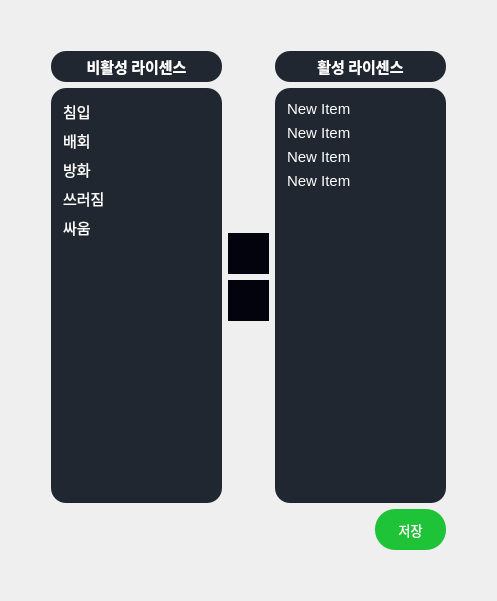
                <widget class="QWidget" name="license_page">
                 <layout class="QHBoxLayout" name="horizontalLayout_18">
                  <item>
                   <layout class="QVBoxLayout" name="verticalLayout_46">
                    <item>
                     <spacer name="verticalSpacer_21">
                      <property name="orientation">
                       <enum>Qt::Orientation::Vertical</enum>
                      </property>
                      <property name="sizeHint" stdset="0">
                       <size>
                        <width>20</width>
                        <height>40</height>
                       </size>
                      </property>
                     </spacer>
                    </item>
                    <item>
                     <layout class="QHBoxLayout" name="horizontalLayout_46">
                      <item>
                       <spacer name="horizontalSpacer_42">
                        <property name="orientation">
                         <enum>Qt::Orientation::Horizontal</enum>
                        </property>
                        <property name="sizeHint" stdset="0">
                         <size>
                          <width>40</width>
                          <height>20</height>
                         </size>
                        </property>
                       </spacer>
                      </item>
                      <item>
                       <layout class="QVBoxLayout" name="verticalLayout_38">
                        <item>
                         <layout class="QHBoxLayout" name="horizontalLayout_42">
                          <item>
                           <layout class="QVBoxLayout" name="verticalLayout_39">
                            <item>
                             <widget class="QLabel" name="non_active_license_label">
                              <property name="minimumSize">
                               <size>
                                <width>171</width>
                                <height>31</height>
                               </size>
                              </property>
                              <property name="maximumSize">
                               <size>
                                <width>171</width>
                                <height>31</height>
                               </size>
                              </property>
                              <property name="font">
                               <font>
                                <family>Ubuntu Light</family>
                                <pointsize>11</pointsize>
                                <bold>true</bold>
                               </font>
                              </property>
                              <property name="styleSheet">
                               <string notr="true">color: rgb(255, 255, 255);
border-radius: 15px;
background-color: rgb(32,39,49);

</string>
                              </property>
                              <property name="text">
                               <string>비활성 라이센스</string>
                              </property>
                              <property name="alignment">
                               <set>Qt::AlignmentFlag::AlignCenter</set>
                              </property>
                             </widget>
                            </item>
                            <item>
                             <widget class="QWidget" name="widget_3" native="true">
                              <property name="minimumSize">
                               <size>
                                <width>171</width>
                                <height>0</height>
                               </size>
                              </property>
                              <property name="maximumSize">
                               <size>
                                <width>171</width>
                                <height>16777215</height>
                               </size>
                              </property>
                              <property name="styleSheet">
                               <string notr="true">color: rgb(255, 255, 255);
border-radius: 15px;
background-color: rgb(32,39,49);

</string>
                              </property>
                              <layout class="QVBoxLayout" name="verticalLayout_40">
                               <item>
                                <widget class="QListWidget" name="non_active_license_list">
                                 <property name="minimumSize">
                                  <size>
                                   <width>156</width>
                                   <height>397</height>
                                  </size>
                                 </property>
                                 <property name="maximumSize">
                                  <size>
                                   <width>156</width>
                                   <height>16777215</height>
                                  </size>
                                 </property>
                                 <property name="font">
                                  <font>
                                   <pointsize>11</pointsize>
                                   <italic>false</italic>
                                   <bold>false</bold>
                                   <underline>false</underline>
                                   <strikeout>false</strikeout>
                                   <kerning>true</kerning>
                                  </font>
                                 </property>
                                 <property name="focusPolicy">
                                  <enum>Qt::FocusPolicy::NoFocus</enum>
                                 </property>
                                 <property name="contextMenuPolicy">
                                  <enum>Qt::ContextMenuPolicy::DefaultContextMenu</enum>
                                 </property>
                                 <property name="acceptDrops">
                                  <bool>true</bool>
                                 </property>
                                 <property name="styleSheet">
                                  <string notr="true">QListWidget::item {
    padding: 3px;
}
QListWidget::item:selected {
    background-color: rgba(19, 193, 13, 200);
    border: 2px solid green;
    border-radius: 5px; /* 둥근 테두리 추가 */
}
</string>
                                 </property>
                                 <property name="frameShape">
                                  <enum>QFrame::Shape::NoFrame</enum>
                                 </property>
                                 <property name="lineWidth">
                                  <number>1</number>
                                 </property>
                                 <property name="editTriggers">
                                  <set>QAbstractItemView::EditTrigger::NoEditTriggers</set>
                                 </property>
                                 <property name="tabKeyNavigation">
                                  <bool>false</bool>
                                 </property>
                                 <property name="showDropIndicator" stdset="0">
                                  <bool>true</bool>
                                 </property>
                                 <property name="dragEnabled">
                                  <bool>true</bool>
                                 </property>
                                 <property name="dragDropMode">
                                  <enum>QAbstractItemView::DragDropMode::NoDragDrop</enum>
                                 </property>
                                 <property name="defaultDropAction">
                                  <enum>Qt::DropAction::IgnoreAction</enum>
                                 </property>
                                 <property name="selectionMode">
                                  <enum>QAbstractItemView::SelectionMode::ExtendedSelection</enum>
                                 </property>
                                 <property name="textElideMode">
                                  <enum>Qt::TextElideMode::ElideLeft</enum>
                                 </property>
                                 <property name="verticalScrollMode">
                                  <enum>QAbstractItemView::ScrollMode::ScrollPerItem</enum>
                                 </property>
                                 <property name="movement">
                                  <enum>QListView::Movement::Static</enum>
                                 </property>
                                 <property name="flow">
                                  <enum>QListView::Flow::TopToBottom</enum>
                                 </property>
                                 <property name="isWrapping" stdset="0">
                                  <bool>false</bool>
                                 </property>
                                 <property name="resizeMode">
                                  <enum>QListView::ResizeMode::Fixed</enum>
                                 </property>
                                 <property name="layoutMode">
                                  <enum>QListView::LayoutMode::SinglePass</enum>
                                 </property>
                                 <property name="spacing">
                                  <number>1</number>
                                 </property>
                                 <property name="modelColumn">
                                  <number>0</number>
                                 </property>
                                 <property name="uniformItemSizes">
                                  <bool>true</bool>
                                 </property>
                                 <property name="wordWrap">
                                  <bool>false</bool>
                                 </property>
                                 <property name="selectionRectVisible">
                                  <bool>true</bool>
                                 </property>
                                 <item>
                                  <property name="text">
                                   <string>침입</string>
                                  </property>
                                 </item>
                                 <item>
                                  <property name="text">
                                   <string>배회</string>
                                  </property>
                                 </item>
                                 <item>
                                  <property name="text">
                                   <string>방화</string>
                                  </property>
                                 </item>
                                 <item>
                                  <property name="text">
                                   <string>쓰러짐</string>
                                  </property>
                                 </item>
                                 <item>
                                  <property name="text">
                                   <string>싸움</string>
                                  </property>
                                 </item>
                                </widget>
                               </item>
                              </layout>
                             </widget>
                            </item>
                           </layout>
                          </item>
                          <item>
                           <layout class="QVBoxLayout" name="verticalLayout_41">
                            <item>
                             <spacer name="verticalSpacer_16">
                              <property name="orientation">
                               <enum>Qt::Orientation::Vertical</enum>
                              </property>
                              <property name="sizeHint" stdset="0">
                               <size>
                                <width>20</width>
                                <height>40</height>
                               </size>
                              </property>
                             </spacer>
                            </item>
                            <item>
                             <widget class="QPushButton" name="license_add_bnt">
                              <property name="minimumSize">
                               <size>
                                <width>41</width>
                                <height>41</height>
                               </size>
                              </property>
                              <property name="maximumSize">
                               <size>
                                <width>41</width>
                                <height>41</height>
                               </size>
                              </property>
                              <property name="font">
                               <font>
                                <pointsize>10</pointsize>
                               </font>
                              </property>
                              <property name="cursor">
                               <cursorShape>PointingHandCursor</cursorShape>
                              </property>
                              <property name="styleSheet">
                               <string notr="true">background-color: rgb(3, 3, 13);
border: 1px solid rgb(3, 3, 13);
color: rgb(255, 255, 255);

</string>
                              </property>
                              <property name="text">
                               <string/>
                              </property>
                              <property name="icon">
                               <iconset resource="../ms_ai_img.qrc">
                                <normaloff>:/newPrefix/ui/images/ico_arrow_right.svg</normaloff>:/newPrefix/ui/images/ico_arrow_right.svg</iconset>
                              </property>
                              <property name="iconSize">
                               <size>
                                <width>31</width>
                                <height>50</height>
                               </size>
                              </property>
                             </widget>
                            </item>
                            <item>
                             <widget class="QPushButton" name="license_remove_bnt">
                              <property name="minimumSize">
                               <size>
                                <width>41</width>
                                <height>41</height>
                               </size>
                              </property>
                              <property name="maximumSize">
                               <size>
                                <width>41</width>
                                <height>41</height>
                               </size>
                              </property>
                              <property name="font">
                               <font>
                                <pointsize>10</pointsize>
                               </font>
                              </property>
                              <property name="cursor">
                               <cursorShape>PointingHandCursor</cursorShape>
                              </property>
                              <property name="layoutDirection">
                               <enum>Qt::LayoutDirection::LeftToRight</enum>
                              </property>
                              <property name="styleSheet">
                               <string notr="true">background-color: rgb(3, 3, 13);
border: 1px solid rgb(3, 3, 13);
color: rgb(255, 255, 255);

Rotation: ( origin.x: 25; origin.y: 25; angle: 45);</string>
                              </property>
                              <property name="text">
                               <string/>
                              </property>
                              <property name="icon">
                               <iconset resource="../ms_ai_img.qrc">
                                <normaloff>:/newPrefix/ui/images/ico_arrow_left.svg</normaloff>:/newPrefix/ui/images/ico_arrow_left.svg</iconset>
                              </property>
                              <property name="iconSize">
                               <size>
                                <width>31</width>
                                <height>50</height>
                               </size>
                              </property>
                             </widget>
                            </item>
                            <item>
                             <spacer name="verticalSpacer_18">
                              <property name="orientation">
                               <enum>Qt::Orientation::Vertical</enum>
                              </property>
                              <property name="sizeHint" stdset="0">
                               <size>
                                <width>20</width>
                                <height>40</height>
                               </size>
                              </property>
                             </spacer>
                            </item>
                           </layout>
                          </item>
                          <item>
                           <layout class="QVBoxLayout" name="verticalLayout_42">
                            <item>
                             <widget class="QLabel" name="active_license_label">
                              <property name="minimumSize">
                               <size>
                                <width>171</width>
                                <height>31</height>
                               </size>
                              </property>
                              <property name="maximumSize">
                               <size>
                                <width>171</width>
                                <height>31</height>
                               </size>
                              </property>
                              <property name="font">
                               <font>
                                <family>Ubuntu Light</family>
                                <pointsize>11</pointsize>
                                <bold>true</bold>
                               </font>
                              </property>
                              <property name="styleSheet">
                               <string notr="true">color: rgb(255, 255, 255);
border-radius: 15px;
background-color: rgb(32,39,49);

</string>
                              </property>
                              <property name="text">
                               <string>활성 라이센스</string>
                              </property>
                              <property name="alignment">
                               <set>Qt::AlignmentFlag::AlignCenter</set>
                              </property>
                             </widget>
                            </item>
                            <item>
                             <widget class="QWidget" name="widget_4" native="true">
                              <property name="minimumSize">
                               <size>
                                <width>171</width>
                                <height>0</height>
                               </size>
                              </property>
                              <property name="maximumSize">
                               <size>
                                <width>171</width>
                                <height>16777215</height>
                               </size>
                              </property>
                              <property name="styleSheet">
                               <string notr="true">color: rgb(255, 255, 255);
border-radius: 15px;
background-color: rgb(32,39,49);

</string>
                              </property>
                              <layout class="QVBoxLayout" name="verticalLayout_43">
                               <item>
                                <widget class="QListWidget" name="active_license_list">
                                 <property name="minimumSize">
                                  <size>
                                   <width>156</width>
                                   <height>397</height>
                                  </size>
                                 </property>
                                 <property name="maximumSize">
                                  <size>
                                   <width>156</width>
                                   <height>16777215</height>
                                  </size>
                                 </property>
                                 <property name="font">
                                  <font>
                                   <pointsize>11</pointsize>
                                   <italic>false</italic>
                                   <bold>false</bold>
                                   <underline>false</underline>
                                   <strikeout>false</strikeout>
                                   <kerning>true</kerning>
                                  </font>
                                 </property>
                                 <property name="focusPolicy">
                                  <enum>Qt::FocusPolicy::NoFocus</enum>
                                 </property>
                                 <property name="acceptDrops">
                                  <bool>true</bool>
                                 </property>
                                 <property name="styleSheet">
                                  <string notr="true">QListWidget::item {
    padding: 3px;
}
QListWidget::item:selected {
    background-color: rgba(19, 193, 13, 200);
    border: 2px solid green;
    border-radius: 5px; /* 둥근 테두리 추가 */
}
</string>
                                 </property>
                                 <property name="frameShape">
                                  <enum>QFrame::Shape::NoFrame</enum>
                                 </property>
                                 <property name="lineWidth">
                                  <number>1</number>
                                 </property>
                                 <property name="editTriggers">
                                  <set>QAbstractItemView::EditTrigger::NoEditTriggers</set>
                                 </property>
                                 <property name="tabKeyNavigation">
                                  <bool>false</bool>
                                 </property>
                                 <property name="showDropIndicator" stdset="0">
                                  <bool>false</bool>
                                 </property>
                                 <property name="dragEnabled">
                                  <bool>true</bool>
                                 </property>
                                 <property name="dragDropMode">
                                  <enum>QAbstractItemView::DragDropMode::NoDragDrop</enum>
                                 </property>
                                 <property name="defaultDropAction">
                                  <enum>Qt::DropAction::IgnoreAction</enum>
                                 </property>
                                 <property name="selectionMode">
                                  <enum>QAbstractItemView::SelectionMode::ExtendedSelection</enum>
                                 </property>
                                 <property name="textElideMode">
                                  <enum>Qt::TextElideMode::ElideLeft</enum>
                                 </property>
                                 <property name="verticalScrollMode">
                                  <enum>QAbstractItemView::ScrollMode::ScrollPerItem</enum>
                                 </property>
                                 <property name="movement">
                                  <enum>QListView::Movement::Static</enum>
                                 </property>
                                 <property name="flow">
                                  <enum>QListView::Flow::TopToBottom</enum>
                                 </property>
                                 <property name="isWrapping" stdset="0">
                                  <bool>false</bool>
                                 </property>
                                 <property name="resizeMode">
                                  <enum>QListView::ResizeMode::Fixed</enum>
                                 </property>
                                 <property name="layoutMode">
                                  <enum>QListView::LayoutMode::SinglePass</enum>
                                 </property>
                                 <property name="spacing">
                                  <number>1</number>
                                 </property>
                                 <property name="modelColumn">
                                  <number>0</number>
                                 </property>
                                 <property name="uniformItemSizes">
                                  <bool>true</bool>
                                 </property>
                                 <property name="wordWrap">
                                  <bool>false</bool>
                                 </property>
                                 <property name="selectionRectVisible">
                                  <bool>true</bool>
                                 </property>
                                 <item>
                                  <property name="text">
                                   <string>New Item</string>
                                  </property>
                                 </item>
                                 <item>
                                  <property name="text">
                                   <string>New Item</string>
                                  </property>
                                 </item>
                                 <item>
                                  <property name="text">
                                   <string>New Item</string>
                                  </property>
                                 </item>
                                 <item>
                                  <property name="text">
                                   <string>New Item</string>
                                  </property>
                                 </item>
                                </widget>
                               </item>
                              </layout>
                             </widget>
                            </item>
                           </layout>
                          </item>
                         </layout>
                        </item>
                        <item>
                         <layout class="QHBoxLayout" name="horizontalLayout_43">
                          <item>
                           <spacer name="horizontalSpacer_39">
                            <property name="orientation">
                             <enum>Qt::Orientation::Horizontal</enum>
                            </property>
                            <property name="sizeHint" stdset="0">
                             <size>
                              <width>40</width>
                              <height>20</height>
                             </size>
                            </property>
                           </spacer>
                          </item>
                          <item>
                           <widget class="QPushButton" name="license_save_bnt">
                            <property name="sizePolicy">
                             <sizepolicy hsizetype="Preferred" vsizetype="Preferred">
                              <horstretch>0</horstretch>
                              <verstretch>0</verstretch>
                             </sizepolicy>
                            </property>
                            <property name="minimumSize">
                             <size>
                              <width>71</width>
                              <height>41</height>
                             </size>
                            </property>
                            <property name="maximumSize">
                             <size>
                              <width>71</width>
                              <height>41</height>
                             </size>
                            </property>
                            <property name="font">
                             <font>
                              <pointsize>10</pointsize>
                             </font>
                            </property>
                            <property name="cursor">
                             <cursorShape>PointingHandCursor</cursorShape>
                            </property>
                            <property name="styleSheet">
                             <string notr="true">
background-color: rgb(30, 195, 55);
color: rgb(255, 255, 255);
border-radius: 20px;

</string>
                            </property>
                            <property name="text">
                             <string>저장</string>
                            </property>
                           </widget>
                          </item>
                         </layout>
                        </item>
                       </layout>
                      </item>
                      <item>
                       <spacer name="horizontalSpacer_43">
                        <property name="orientation">
                         <enum>Qt::Orientation::Horizontal</enum>
                        </property>
                        <property name="sizeHint" stdset="0">
                         <size>
                          <width>40</width>
                          <height>20</height>
                         </size>
                        </property>
                       </spacer>
                      </item>
                     </layout>
                    </item>
                    <item>
                     <spacer name="verticalSpacer_22">
                      <property name="orientation">
                       <enum>Qt::Orientation::Vertical</enum>
                      </property>
                      <property name="sizeHint" stdset="0">
                       <size>
                        <width>20</width>
                        <height>40</height>
                       </size>
                      </property>
                     </spacer>
                    </item>
                   </layout>
                  </item>
                 </layout>
                </widget>
